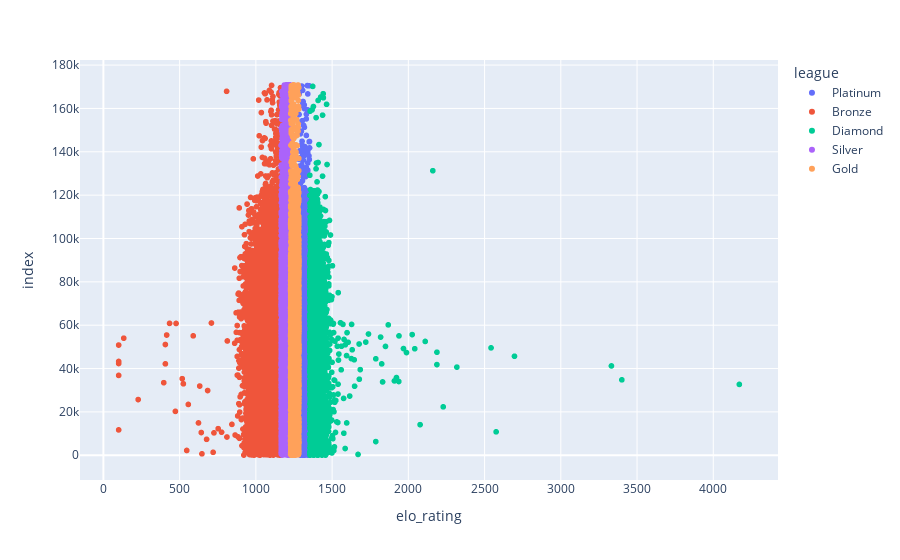

The cell this chart's notebook holds for it:
### Code cell
t= user_df[user_df['gender'] == 'F']
px.scatter(t, x=t.elo_rating, color=t['league'])

### Figure 1 — Plotly figure (JSON) as saved in the notebook; plotly's stock layout.template omitted (floating-point values rounded to 4 significant figures; data arrays with more than 128 entries replaced by an {"elided": "..."} marker saying what was removed)
{"data": [{"hovertemplate": "league=Platinum<br>elo_rating=%{x}<br>index=%{y}<extra></extra>", "legendgroup": "Platinum", "marker": {"color": "#636efa", "symbol": "circle"}, "mode": "markers", "name": "Platinum", "showlegend": true, "type": "scattergl", "x": {"elided": "6676 float values"}, "xaxis": "x", "y": {"elided": "6676 int values"}, "yaxis": "y"}, {"hovertemplate": "league=Bronze<br>elo_rating=%{x}<br>index=%{y}<extra></extra>", "legendgroup": "Bronze", "marker": {"color": "#EF553B", "symbol": "circle"}, "mode": "markers", "name": "Bronze", "showlegend": true, "type": "scattergl", "x": {"elided": "10014 float values"}, "xaxis": "x", "y": {"elided": "10014 int values"}, "yaxis": "y"}, {"hovertemplate": "league=Diamond<br>elo_rating=%{x}<br>index=%{y}<extra></extra>", "legendgroup": "Diamond", "marker": {"color": "#00cc96", "symbol": "circle"}, "mode": "markers", "name": "Diamond", "showlegend": true, "type": "scattergl", "x": {"elided": "3339 float values"}, "xaxis": "x", "y": {"elided": "3339 int values"}, "yaxis": "y"}, {"hovertemplate": "league=Silver<br>elo_rating=%{x}<br>index=%{y}<extra></extra>", "legendgroup": "Silver", "marker": {"color": "#ab63fa", "symbol": "circle"}, "mode": "markers", "name": "Silver", "showlegend": true, "type": "scattergl", "x": {"elided": "6676 float values"}, "xaxis": "x", "y": {"elided": "6676 int values"}, "yaxis": "y"}, {"hovertemplate": "league=Gold<br>elo_rating=%{x}<br>index=%{y}<extra></extra>", "legendgroup": "Gold", "marker": {"color": "#FFA15A", "symbol": "circle"}, "mode": "markers", "name": "Gold", "showlegend": true, "type": "scattergl", "x": {"elided": "6677 float values"}, "xaxis": "x", "y": {"elided": "6677 int values"}, "yaxis": "y"}], "layout": {"legend": {"title": {"text": "league"}, "tracegroupgap": 0}, "margin": {"t": 60}, "xaxis": {"anchor": "y", "domain": [0, 1], "title": {"text": "elo_rating"}}, "yaxis": {"anchor": "x", "domain": [0, 1], "title": {"text": "index"}}}}
